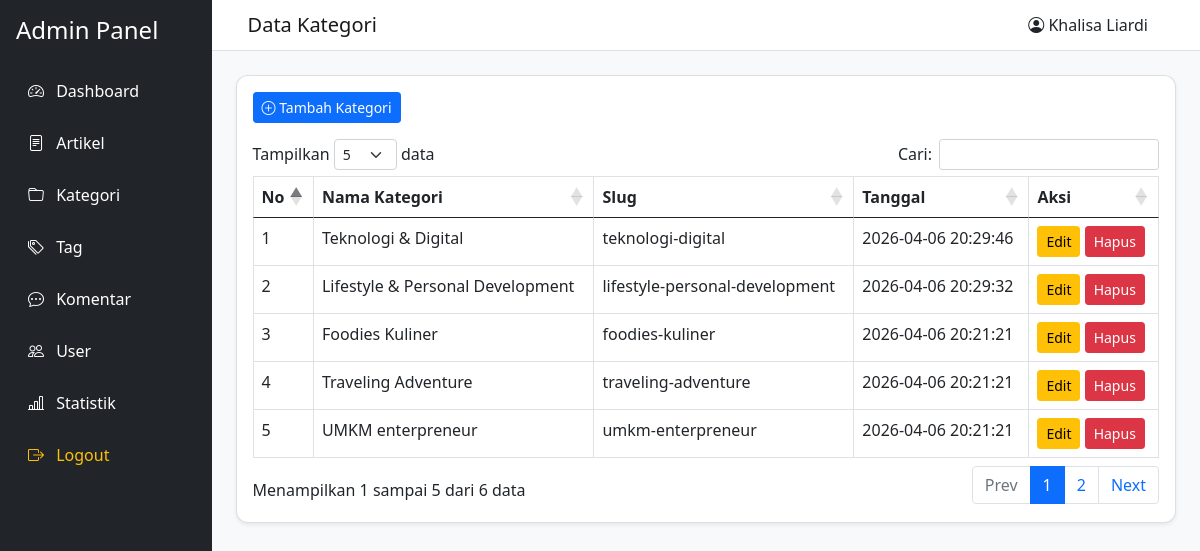
/admin/kategori/index.php (signed in), run on the app's committed database.
### tables this page shows
CREATE TABLE `categories` (
  `id` int(11) NOT NULL,
  `nama_kategori` varchar(100) DEFAULT NULL,
  `slug` varchar(150) DEFAULT NULL,
  `created_at` timestamp NOT NULL DEFAULT current_timestamp()
);

### admin/kategori/index.php (the view, shortened to what this page needs)
<?php
include '../../config/koneksi.php';
$data = mysqli_query($conn, "SELECT * FROM categories ORDER BY id DESC");
include '../../templates/admin_header.php';
include '../../templates/admin_sidebar.php';
include '../../templates/admin_topbar.php';
?>
<div class="card shadow-sm">
    <div class="card-body">
        <a href="tambah.php" class="btn btn-primary btn-sm mb-3">
            <i class="bi bi-plus-circle"></i> Tambah Kategori
        </a>
        <table class="table table-bordered datatable">
            <thead>
                <tr>
                    <th>No</th>
                    <th>Nama Kategori</th>
                    <th>Slug</th>
                    <th>Tanggal</th>
                    <th>Aksi</th>
                </tr>
            </thead>
            <tbody>
                <?php $no = 1; while($row = mysqli_fetch_assoc($data)) : ?>
                <tr>
                    <td><?= $no++; ?></td>
                    <td><?= htmlspecialchars($row['nama_kategori']); ?></td>
                    <td><?= htmlspecialchars($row['slug']); ?></td>
                    <td><?= htmlspecialchars($row['created_at']); ?></td>
                    <td>
                        <a href="edit.php?id=<?= $row['id']; ?>" class="btn btn-warning btn-sm">Edit</a>
                        <a href="hapus.php?id=<?= $row['id']; ?>" class="btn btn-danger btn-sm" onclick="return confirm('Yakin hapus kategori?')">Hapus</a>
                    </td>
                </tr>
                <?php endwhile; ?>
            </tbody>
        </table>
    </div>
</div>
<?php include '../../templates/admin_footer.php'; ?>

### assets/css/style.css (style rules this page uses)
body { background-color: #f8f9fa; }
.card { border-radius: 12px; }
.table { background-color: white; }

### data on the page
categories: nama_kategori "Teknologi & Digital", slug "teknologi-digital", created_at "2026-04-06 20:29:46"
categories: nama_kategori "Lifestyle & Personal Development", slug "lifestyle-personal-development", created_at "2026-04-06 20:29:32"
categories: nama_kategori "Foodies Kuliner", slug "foodies-kuliner", created_at "2026-04-06 20:21:21"
categories: nama_kategori "Traveling Adventure", slug "traveling-adventure", created_at "2026-04-06 20:21:21"
categories: nama_kategori "UMKM enterpreneur", slug "umkm-enterpreneur", created_at "2026-04-06 20:21:21"

### other printed values
$pageTitle "Data Kategori"
$_SESSION['nama'] "Khalisa Liardi"
